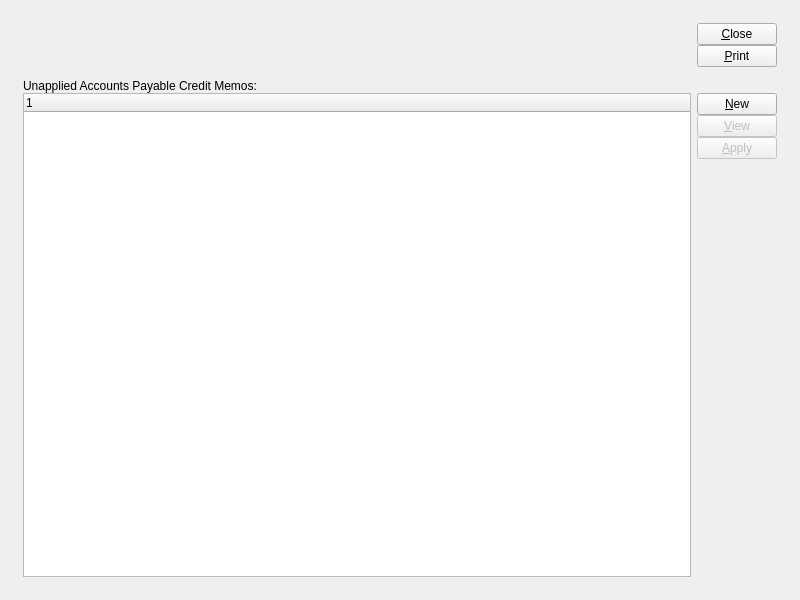
<ui version="4.0" >
 <author></author>
 <comment>This file is part of the xTuple ERP: PostBooks Edition, a free and
open source Enterprise Resource Planning software suite,
Copyright (c) 1999-2011 by OpenMFG LLC, d/b/a xTuple.
It is licensed to you under the Common Public Attribution License
version 1.0, the full text of which (including xTuple-specific Exhibits)
is available at www.xtuple.com/CPAL.  By using this software, you agree
to be bound by its terms.</comment>
 <class>unappliedAPCreditMemos</class>
 <widget class="QWidget" name="unappliedAPCreditMemos" >
  <property name="geometry" >
   <rect>
    <x>0</x>
    <y>0</y>
    <width>800</width>
    <height>600</height>
   </rect>
  </property>
  <property name="windowTitle" >
   <string>List Unapplied A/P Credit Memos</string>
  </property>
  <layout class="QGridLayout" name="gridLayout_3" >
   <item row="0" column="0" >
    <layout class="QGridLayout" name="gridLayout_2" >
     <property name="margin" >
      <number>12</number>
     </property>
     <property name="spacing" >
      <number>12</number>
     </property>
     <item row="0" column="0" >
      <layout class="QHBoxLayout" name="horizontalLayout_2" >
       <item>
        <layout class="QVBoxLayout" name="verticalLayout_4" >
         <item>
          <widget class="VendorGroup" name="_vendorgroup" />
         </item>
         <item>
          <spacer name="verticalSpacer_2" >
           <property name="orientation" >
            <enum>Qt::Vertical</enum>
           </property>
           <property name="sizeHint" stdset="0" >
            <size>
             <width>20</width>
             <height>0</height>
            </size>
           </property>
          </spacer>
         </item>
        </layout>
       </item>
       <item>
        <spacer name="horizontalSpacer" >
         <property name="orientation" >
          <enum>Qt::Horizontal</enum>
         </property>
         <property name="sizeHint" stdset="0" >
          <size>
           <width>40</width>
           <height>20</height>
          </size>
         </property>
        </spacer>
       </item>
       <item>
        <layout class="QVBoxLayout" name="verticalLayout_3" >
         <property name="spacing" >
          <number>0</number>
         </property>
         <item>
          <widget class="QPushButton" name="_close" >
           <property name="text" >
            <string>&amp;Close</string>
           </property>
          </widget>
         </item>
         <item>
          <widget class="QPushButton" name="_print" >
           <property name="text" >
            <string>&amp;Print</string>
           </property>
          </widget>
         </item>
         <item>
          <spacer name="verticalSpacer" >
           <property name="orientation" >
            <enum>Qt::Vertical</enum>
           </property>
           <property name="sizeHint" stdset="0" >
            <size>
             <width>20</width>
             <height>0</height>
            </size>
           </property>
          </spacer>
         </item>
        </layout>
       </item>
      </layout>
     </item>
     <item row="1" column="0" >
      <widget class="QFrame" name="_frame" >
       <property name="sizePolicy" >
        <sizepolicy vsizetype="Preferred" hsizetype="Preferred" >
         <horstretch>0</horstretch>
         <verstretch>1</verstretch>
        </sizepolicy>
       </property>
       <property name="frameShape" >
        <enum>QFrame::NoFrame</enum>
       </property>
       <property name="frameShadow" >
        <enum>QFrame::Raised</enum>
       </property>
       <layout class="QGridLayout" name="gridLayout" >
        <property name="margin" >
         <number>0</number>
        </property>
        <item row="0" column="0" >
         <layout class="QVBoxLayout" name="verticalLayout_2" >
          <property name="spacing" >
           <number>0</number>
          </property>
          <item>
           <widget class="QLabel" name="_apopenLit" >
            <property name="text" >
             <string>Unapplied Accounts Payable Credit Memos:</string>
            </property>
           </widget>
          </item>
          <item>
           <layout class="QHBoxLayout" name="horizontalLayout" >
            <item>
             <widget class="XTreeWidget" name="_apopen" >
              <property name="sizePolicy" >
               <sizepolicy vsizetype="Expanding" hsizetype="Expanding" >
                <horstretch>0</horstretch>
                <verstretch>0</verstretch>
               </sizepolicy>
              </property>
             </widget>
            </item>
            <item>
             <layout class="QVBoxLayout" name="verticalLayout" >
              <property name="spacing" >
               <number>0</number>
              </property>
              <item>
               <widget class="QPushButton" name="_new" >
                <property name="enabled" >
                 <bool>true</bool>
                </property>
                <property name="text" >
                 <string>&amp;New</string>
                </property>
               </widget>
              </item>
              <item>
               <widget class="QPushButton" name="_view" >
                <property name="enabled" >
                 <bool>false</bool>
                </property>
                <property name="text" >
                 <string>&amp;View</string>
                </property>
               </widget>
              </item>
              <item>
               <widget class="QPushButton" name="_apply" >
                <property name="enabled" >
                 <bool>false</bool>
                </property>
                <property name="text" >
                 <string>&amp;Apply</string>
                </property>
               </widget>
              </item>
              <item>
               <spacer name="Spacer2" >
                <property name="orientation" >
                 <enum>Qt::Vertical</enum>
                </property>
                <property name="sizeType" >
                 <enum>QSizePolicy::Expanding</enum>
                </property>
                <property name="sizeHint" stdset="0" >
                 <size>
                  <width>20</width>
                  <height>174</height>
                 </size>
                </property>
               </spacer>
              </item>
             </layout>
            </item>
           </layout>
          </item>
         </layout>
        </item>
       </layout>
      </widget>
     </item>
    </layout>
   </item>
  </layout>
 </widget>
 <layoutdefault spacing="6" margin="11" />
 <pixmapfunction>qPixmapFromMimeSource</pixmapfunction>
 <customwidgets>
  <customwidget>
   <class>VendorGroup</class>
   <extends>QWidget</extends>
   <header>vendorgroup.h</header>
  </customwidget>
  <customwidget>
   <class>XTreeWidget</class>
   <extends>QTreeWidget</extends>
   <header>xtreewidget.h</header>
  </customwidget>
 </customwidgets>
 <tabstops>
  <tabstop>_apopen</tabstop>
  <tabstop>_new</tabstop>
  <tabstop>_view</tabstop>
  <tabstop>_apply</tabstop>
  <tabstop>_print</tabstop>
  <tabstop>_close</tabstop>
 </tabstops>
 <resources/>
 <connections>
  <connection>
   <sender>_close</sender>
   <signal>clicked()</signal>
   <receiver>unappliedAPCreditMemos</receiver>
   <slot>close()</slot>
   <hints>
    <hint type="sourcelabel" >
     <x>20</x>
     <y>20</y>
    </hint>
    <hint type="destinationlabel" >
     <x>20</x>
     <y>20</y>
    </hint>
   </hints>
  </connection>
  <connection>
   <sender>_apopen</sender>
   <signal>valid(bool)</signal>
   <receiver>_view</receiver>
   <slot>setEnabled(bool)</slot>
   <hints>
    <hint type="sourcelabel" >
     <x>20</x>
     <y>20</y>
    </hint>
    <hint type="destinationlabel" >
     <x>20</x>
     <y>20</y>
    </hint>
   </hints>
  </connection>
 </connections>
</ui>
